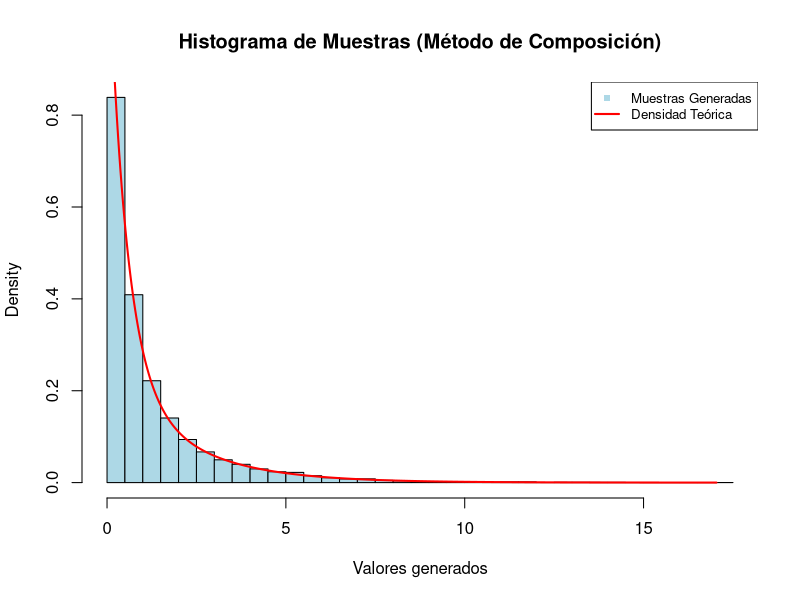

This chart was generated by the following R code:
generar_composicion <- function(n, p1, lambda1, lambda2) {
  
  X <- numeric(n)
  
  set.seed(123) 

  U <- runif(n)

  for (i in 1:n) {
    if (U[i] < p1) {
      X[i] <- rexp(1, rate = lambda1)
    } else {
      X[i] <- rexp(1, rate = lambda2)
    }
  }
  
  return(X)
}

N <- 10000          
P1 <- 0.5           
P2 <- 1 - P1        
LAMBDA1 <- 0.5      
LAMBDA2 <- 2        

muestras_comp <- generar_composicion(N, P1, LAMBDA1, LAMBDA2)

print("Primeras 10 muestras generadas:")
print(head(muestras_comp, 10))

hist(
  muestras_comp,
  breaks = 50,
  freq = FALSE,
  main = "Histograma de Muestras (Método de Composición)",
  xlab = "Valores generados",
  col = "lightblue",
  border = "black"
)

x_vals <- seq(min(muestras_comp), max(muestras_comp), length.out = 500)
densidad_teorica <- P1 * dexp(x_vals, rate = LAMBDA1) + P2 * dexp(x_vals, rate = LAMBDA2)
lines(x_vals, densidad_teorica, col = "red", lwd = 2)

legend(
  "topright", 
  legend = c("Muestras Generadas", "Densidad Teórica"), 
  col = c("lightblue", "red"), 
  lty = c(NA, 1), 
  lwd = c(NA, 2), 
  pch = c(15, NA), 
  cex = 0.8
)